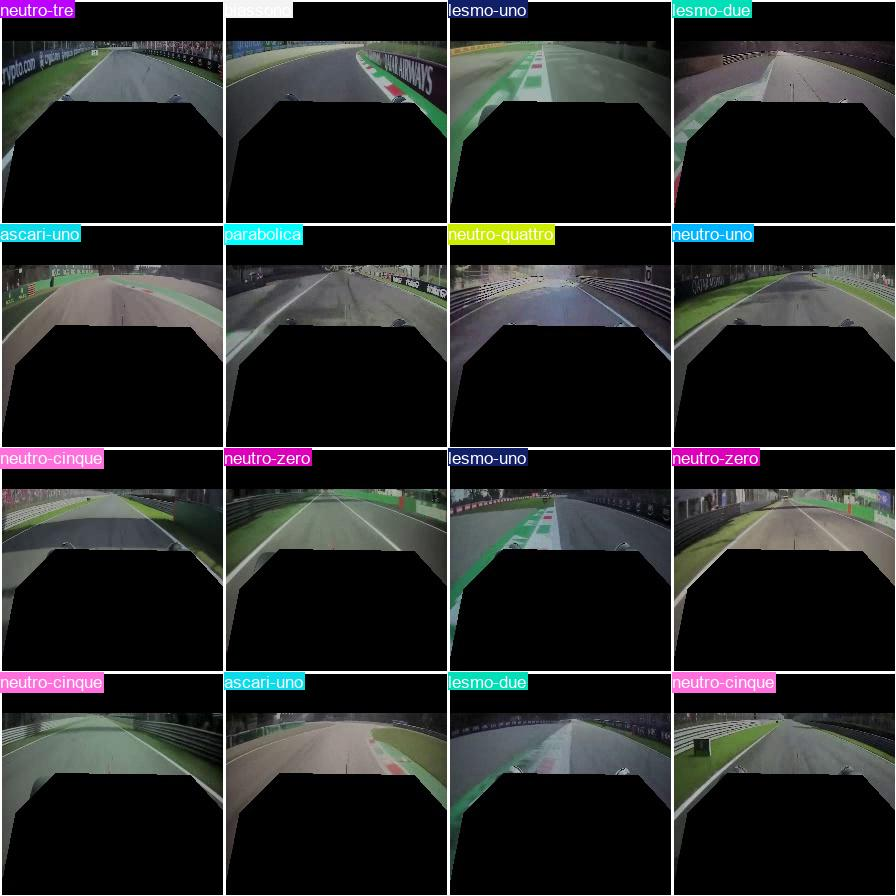
#> input picture runs/classify/val3/val_batch2_pred.jpg, 896 x 896 px, given in place of input.png, which was not available
$ python threshold_inRange.py
#> lines starting #> are read from the running program, lines starting #| are printed output that depends on the picture; after the words box and inside, x2 and y2 are one past the last pixel; in counts of white or black regions, pixels touching at a corner belong together; pictures that were not available may be replaced by others from this repository, and a replacement may not be noted
from __future__ import print_function
import cv2 as cv
import argparse
import numpy as np

max_value = 255
max_value_H = 360//2
low_H = 0
low_S = 0
low_V = 0
high_H = max_value_H
high_S = max_value
high_V = max_value
window_capture_name = 'Video Capture'
window_detection_name = 'Object Detection'
low_H_name = 'Low H'
low_S_name = 'Low S'
low_V_name = 'Low V'
high_H_name = 'High H'
high_S_name = 'High S'
high_V_name = 'High V'

## [low]
def on_low_H_thresh_trackbar(val):
    global low_H
    global high_H
    low_H = val
    low_H = min(high_H-1, low_H)
    cv.setTrackbarPos(low_H_name, window_detection_name, low_H)
## [low]

## [high]
def on_high_H_thresh_trackbar(val):
    global low_H
    global high_H
    high_H = val
    high_H = max(high_H, low_H+1)
    cv.setTrackbarPos(high_H_name, window_detection_name, high_H)
## [high]

def on_low_S_thresh_trackbar(val):
    global low_S
    global high_S
    low_S = val
    low_S = min(high_S-1, low_S)
    cv.setTrackbarPos(low_S_name, window_detection_name, low_S)

def on_high_S_thresh_trackbar(val):
    global low_S
    global high_S
    high_S = val
    high_S = max(high_S, low_S+1)
    cv.setTrackbarPos(high_S_name, window_detection_name, high_S)

def on_low_V_thresh_trackbar(val):
    global low_V
    global high_V
    low_V = val
    low_V = min(high_V-1, low_V)
    cv.setTrackbarPos(low_V_name, window_detection_name, low_V)

def on_high_V_thresh_trackbar(val):
    global low_V
    global high_V
    high_V = val
    high_V = max(high_V, low_V+1)
    cv.setTrackbarPos(high_V_name, window_detection_name, high_V)

parser = argparse.ArgumentParser(description='Code for Thresholding Operations using inRange tutorial.')
parser.add_argument('--camera', help='Camera divide number.', default=0, type=int)
args = parser.parse_args()

## [cap]
cap = cv.VideoCapture(args.camera)
## [cap]

## [window]
cv.namedWindow(window_capture_name)
cv.namedWindow(window_detection_name)
## [window]

## [trackbar]
cv.createTrackbar(low_H_name, window_detection_name , low_H, max_value_H, on_low_H_thresh_trackbar)
#> slider 'Low H' is set to 36
cv.createTrackbar(high_H_name, window_detection_name , high_H, max_value_H, on_high_H_thresh_trackbar)
cv.createTrackbar(low_S_name, window_detection_name , low_S, max_value, on_low_S_thresh_trackbar)
#> slider 'Low S' is set to 51
cv.createTrackbar(high_S_name, window_detection_name , high_S, max_value, on_high_S_thresh_trackbar)
cv.createTrackbar(low_V_name, window_detection_name , low_V, max_value, on_low_V_thresh_trackbar)
#> slider 'Low V' is set to 51
cv.createTrackbar(high_V_name, window_detection_name , high_V, max_value, on_high_V_thresh_trackbar)
## [trackbar]

frame = cv.imread('media/input.png')
#> frame is the input picture: shape (896, 896, 3); mean B, G, R 39.8, 40.1, 38.2
frame = cv.resize(frame, (224,224))
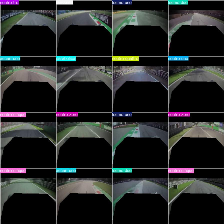
#> frame: shape (224, 224, 3); mean B, G, R 37.9, 38.2, 36.3

cockpit = np.array([[0,224],[16,140],[55,101],[190,103],[224,140],[224,224]])
sky = np.array([[0,0],[0,40],[224,40],[224,0]])
cv.fillPoly(frame, [cockpit], 0)
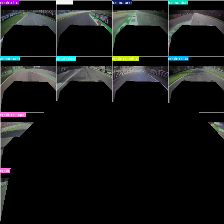
#> frame: shape (224, 224, 3); mean B, G, R 21.5, 21.8, 20.4
cv.fillPoly(frame, [sky], 0)
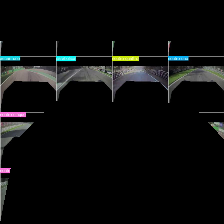
#> frame: shape (224, 224, 3); 11.55% of pixels changed, all inside (x1, y1, x2, y2) = (0, 0, 224, 41)


while True:
    ## [while]
    #ret, frame = cap.read()

    if frame is None:
        break

    frame_HSV = cv.cvtColor(frame, cv.COLOR_BGR2HSV)
#> frame_HSV: shape (224, 224, 3); mean H, S, V 10.2, 10.4, 14
    print(low_H, low_S, low_V)
    print(high_H, high_S, high_V)
    frame_threshold = cv.inRange(frame_HSV, (low_H, low_S, low_V), (high_H, high_S, high_V))
#> frame_threshold: shape (224, 224); every value is 255
    ## [while]

    ## [show]
    cv.imshow(window_capture_name, frame)
    cv.imshow(window_detection_name, frame_threshold)
    ## [show]

    key = cv.waitKey(30)
#> (key q is pressed here)
    if key == ord('q') or key == 27:
        break
